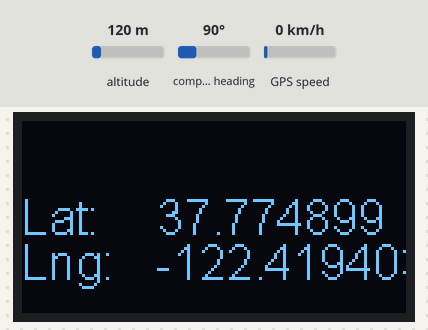
Simulated run of this sketch. Board: ESP32. Shown: 128×64 one-colour display. The test bench sets the inputs (shaded band); at power-on: altitude 120 m, compass heading 90°, GPS speed 0 km/h. WiFi joins after 1.5 s; servers stay silent unless stated; the GPS gets a fix after 3 s at 37.7749, -122.4194 with 8 satellites; what the sketch prints to the serial monitor is not drawn.

Above: at 3.9 s.

The sketch:

codebtl.ino
```cpp
#include <TinyGPS++.h>
#include <HardwareSerial.h>
#include <WiFi.h>
#include <Wire.h>               // Only needed for Arduino 1.6.5 and earlier
#include<SH1106.h>
#include <BlynkSimpleEsp32.h>
float latitude , longitude;
String  lat_str , lng_str;
const char *ssid =  "hieptarn";     // Enter your WiFi Name
const char *pass =  "12345678"; // Enter your WiFi Password
char auth[] = "R9zA_74H_x42jMioypyyzhTbYRYUOlve";
WidgetMap myMap(V0);
SH1106 display(0x3c, 21, 22);
WiFiClient client;
TinyGPSPlus gps;
HardwareSerial SerialGPS(1);
void setup()
{
  Serial.begin(115200);
  Serial.println("Connecting to ");
  Serial.println(ssid);
  WiFi.begin(ssid, pass);
  while (WiFi.status() != WL_CONNECTED)
  {
    delay(500);
    Serial.print(".");              // print ... till not connected
  }
  Serial.println("");
  Serial.println("WiFi connected");
  display.init();
  display.flipScreenVertically();
  display.setFont(ArialMT_Plain_10);
  SerialGPS.begin(9600, SERIAL_8N1, 16, 17);
Blynk.begin(auth, ssid, pass, "blynk.en-26.com", 9600);
  Blynk.virtualWrite(V0, "clr");
}
void loop()
{
  while (SerialGPS.available() > 0) {
    if (gps.encode(SerialGPS.read()))
    {
      if (gps.location.isValid())
      {
        latitude = gps.location.lat();
        lat_str = String(latitude , 6);
        longitude = gps.location.lng();
        lng_str = String(longitude , 6);
        Serial.print("Latitude = ");
        Serial.println(lat_str);
        Serial.print("Longitude = ");
        Serial.println(lng_str);
        display.clear();
        display.setTextAlignment(TEXT_ALIGN_LEFT);
        display.setFont(ArialMT_Plain_16);
        display.drawString(0, 23, "Lat:");
        display.drawString(45, 23, lat_str);
        display.drawString(0, 38, "Lng:");
        display.drawString(45, 38, lng_str);
        Blynk.virtualWrite(V0, 1, latitude, longitude, "Location");
        display.display();
      }
     delay(1000);
     Serial.println();
    }
  }
  Blynk.run();
}
```
